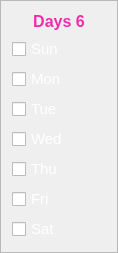
    <widget class="QFrame" name="SubjectDays_6">
     <property name="geometry">
      <rect>
       <x>670</x>
       <y>170</y>
       <width>118</width>
       <height>233</height>
      </rect>
     </property>
     <property name="frameShape">
      <enum>QFrame::StyledPanel</enum>
     </property>
     <property name="frameShadow">
      <enum>QFrame::Raised</enum>
     </property>
     <layout class="QVBoxLayout" name="verticalLayout_9">
      <item>
       <widget class="QLabel" name="Subject6DaysHeading">
        <property name="font">
         <font>
          <pointsize>12</pointsize>
          <weight>75</weight>
          <bold>true</bold>
         </font>
        </property>
        <property name="styleSheet">
         <string notr="true">QLabel{
	
color: rgb(241, 44, 172);
border-radius:10px;

}</string>
        </property>
        <property name="midLineWidth">
         <number>4</number>
        </property>
        <property name="text">
         <string>Days 6</string>
        </property>
        <property name="alignment">
         <set>Qt::AlignCenter</set>
        </property>
       </widget>
      </item>
      <item>
       <widget class="QCheckBox" name="Subject6Sunday">
        <property name="font">
         <font>
          <pointsize>11</pointsize>
         </font>
        </property>
        <property name="styleSheet">
         <string notr="true">QCheckBox{

	color: rgb(255, 255, 255);
}</string>
        </property>
        <property name="text">
         <string>Sun</string>
        </property>
        <property name="tristate">
         <bool>false</bool>
        </property>
       </widget>
      </item>
      <item>
       <widget class="QCheckBox" name="Subject6Monday">
        <property name="font">
         <font>
          <pointsize>11</pointsize>
         </font>
        </property>
        <property name="styleSheet">
         <string notr="true">QCheckBox{

	color: rgb(255, 255, 255);
}</string>
        </property>
        <property name="text">
         <string>Mon</string>
        </property>
        <property name="tristate">
         <bool>false</bool>
        </property>
       </widget>
      </item>
      <item>
       <widget class="QCheckBox" name="Subject6Tuesday">
        <property name="font">
         <font>
          <pointsize>11</pointsize>
         </font>
        </property>
        <property name="styleSheet">
         <string notr="true">QCheckBox{

	color: rgb(255, 255, 255);
}</string>
        </property>
        <property name="text">
         <string>Tue</string>
        </property>
        <property name="tristate">
         <bool>false</bool>
        </property>
       </widget>
      </item>
      <item>
       <widget class="QCheckBox" name="Subject6Wednesday">
        <property name="font">
         <font>
          <pointsize>11</pointsize>
         </font>
        </property>
        <property name="styleSheet">
         <string notr="true">QCheckBox{

	color: rgb(255, 255, 255);
}</string>
        </property>
        <property name="text">
         <string>Wed</string>
        </property>
        <property name="tristate">
         <bool>false</bool>
        </property>
       </widget>
      </item>
      <item>
       <widget class="QCheckBox" name="Subject6Thursday">
        <property name="font">
         <font>
          <pointsize>11</pointsize>
         </font>
        </property>
        <property name="styleSheet">
         <string notr="true">QCheckBox{

	color: rgb(255, 255, 255);
}</string>
        </property>
        <property name="text">
         <string>Thu</string>
        </property>
        <property name="tristate">
         <bool>false</bool>
        </property>
       </widget>
      </item>
      <item>
       <widget class="QCheckBox" name="Subject6Friday">
        <property name="font">
         <font>
          <pointsize>11</pointsize>
         </font>
        </property>
        <property name="styleSheet">
         <string notr="true">QCheckBox{

	color: rgb(255, 255, 255);
}</string>
        </property>
        <property name="text">
         <string>Fri</string>
        </property>
        <property name="tristate">
         <bool>false</bool>
        </property>
       </widget>
      </item>
      <item>
       <widget class="QCheckBox" name="Subject6Saturday">
        <property name="font">
         <font>
          <pointsize>11</pointsize>
         </font>
        </property>
        <property name="styleSheet">
         <string notr="true">QCheckBox{

	color: rgb(255, 255, 255);
}</string>
        </property>
        <property name="text">
         <string>Sat</string>
        </property>
        <property name="tristate">
         <bool>false</bool>
        </property>
       </widget>
      </item>
     </layout>
    </widget>
